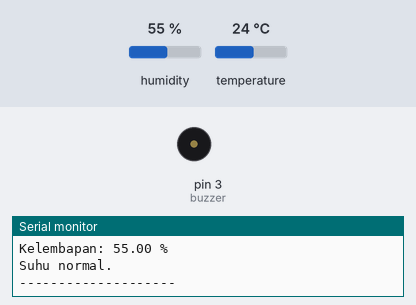
Recording of a sketch running on a simulated Arduino Uno, built with avr-gcc and run on an emulated ATmega328P. On the bench: buzzer (waves = sounding), the last lines printed to the serial monitor. The inputs (shaded band) are chosen by the test bench; at power-on: temperature 24 °C, humidity 55 %.

Above: at 2.8 s.
2.9 s: temperature set to 28 °C
5.6 s: temperature set to 31 °C
At 7.1 s:
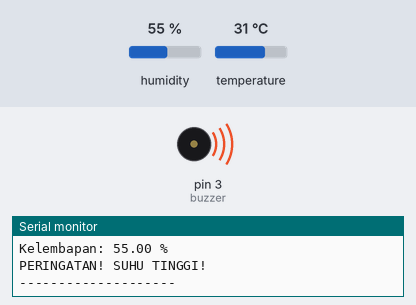
Timing chart, 0 to 8.6 s (numbered marks = the images above; inputs shaded):
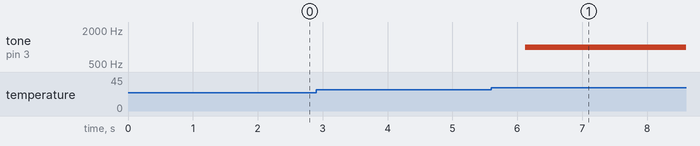

Measured:
- the behaviour switches between 29 and 30 °C on temperature (found by bisection; images 0 and 1)
- after the input at 5.6 s, tone on pin 3 (buzzer): silent → 1000 Hz after 0.52 s

The sketch:

sensor_suhu.ino
```cpp
#include <DHT.h>

#define DHTPIN 4
#define DHTTYPE DHT11

const int buzzer = 3;
const float batasSuhu = 30.0;

DHT dht(DHTPIN, DHTTYPE);

void setup() {
  Serial.begin(9600);

  pinMode(buzzer, OUTPUT);
  dht.begin();

  Serial.println("=== MONITORING SUHU ===");
}

void loop() {
  float suhu = dht.readTemperature();
  float kelembapan = dht.readHumidity();

  if (isnan(suhu) || isnan(kelembapan)) {
    Serial.println("Sensor gagal dibaca!");
    noTone(buzzer);
    delay(2000);
    return;
  }

  Serial.print("Suhu: ");
  Serial.print(suhu);
  Serial.println(" C");

  Serial.print("Kelembapan: ");
  Serial.print(kelembapan);
  Serial.println(" %");

  if (suhu >= batasSuhu) {
    tone(buzzer, 1000);
    Serial.println("PERINGATAN! SUHU TINGGI!");
  } else {
    noTone(buzzer);
    Serial.println("Suhu normal.");
  }

  Serial.println("--------------------");
  delay(2000);
}
```
